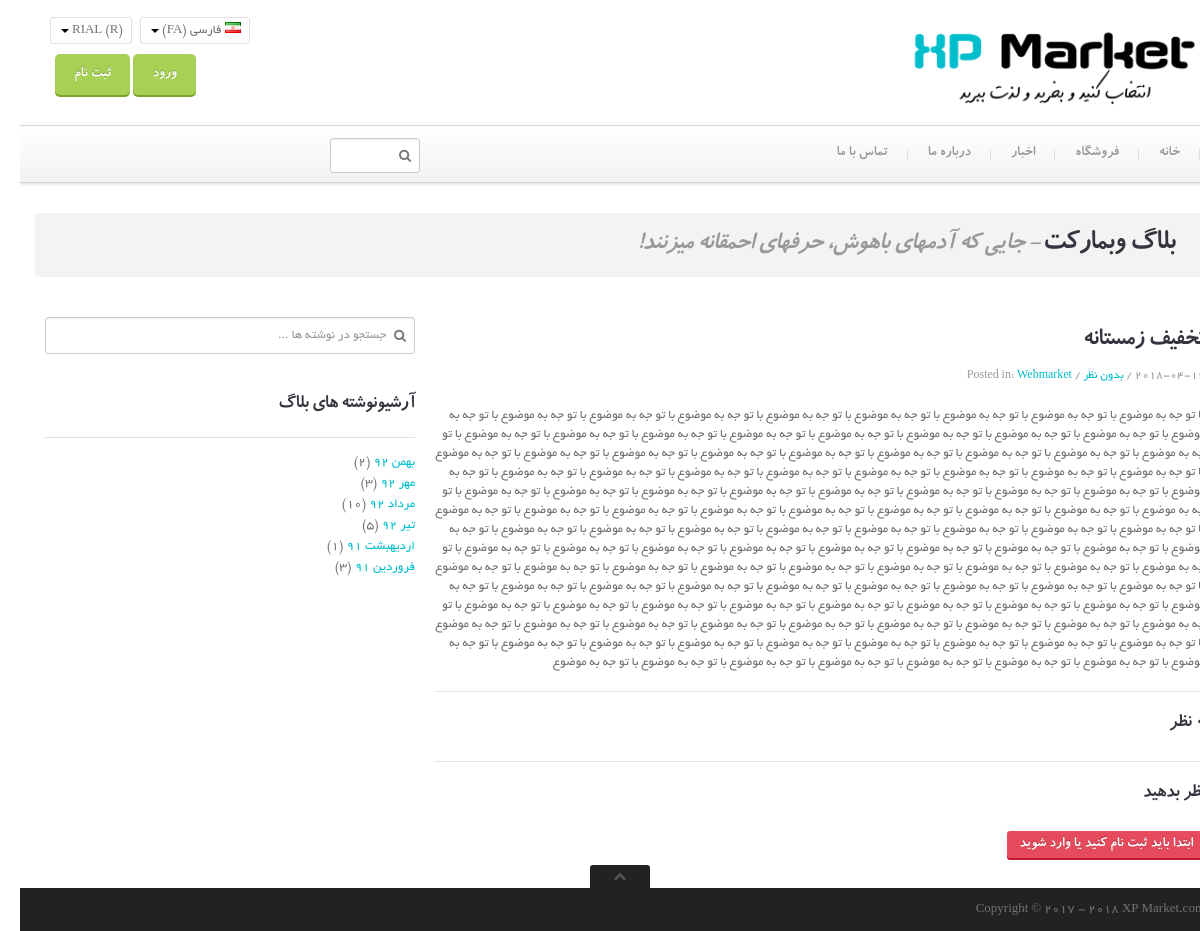
/blog-single.php?newsid=2, run on the app's committed database.
### tables this page shows
CREATE TABLE IF NOT EXISTS `news` (
  `id` int(11) NOT NULL AUTO_INCREMENT,
  `subject` varchar(200) NOT NULL,
  `content` text NOT NULL,
  `date` date NOT NULL,
  PRIMARY KEY (`id`)
);

### blog-single.php (the view, shortened to what this page needs)
<!DOCTYPE html>
 <html class="no-js">
  <head>
    <link href="stylesheets/bootstrap.css" rel="stylesheet">
    <link href="stylesheets/responsive.css" rel="stylesheet">
    <link rel="stylesheet" href="js/rs-plugin/css/settings.css" type="text/css"/>
    <link rel="stylesheet" href="js/jquery-ui-1.10.3/css/smoothness/jquery-ui-1.10.3.custom.min.css" type="text/css"/>
    <link rel="stylesheet" href="js/prettyphoto/css/prettyPhoto.css" type="text/css"/>
    <link href="stylesheets/main.css" rel="stylesheet">
  </head>
  <body class="">
    <div class="master-wrapper">
   <?php
   require("inc/header.php");
   ?>
    <div class="container">
        <div class="push-up top-equal blocks-spacer">
            <div class="row">
                <div class="span12">
                    <div class="title-area">
                        <h1 class="inline"><span class="light">بلاگ</span> وبمارکت</h1>
                        <h2 class="inline tagline">- جایی که آدمهای باهوش، حرفهای احمقانه میزنند!</h2>
                    </div>
                </div>
                <section class="span8 single single-post">
                    <?php
                    require("inc/connect.php");
                    $id=$_GET["newsid"];
                    $news="SELECT * FROM `news` WHERE id='$id'";
                    $result=mysqli_query($sql,$news);
                    if(mysqli_num_rows($result)) {
                        $row = mysqli_fetch_assoc($result);
                        echo '<article class="post format-video">
                        <div class="post-inner">
                            <div class="post-title">
                            	<h2>' . $row["subject"] . '</h2>
                            	<div class="metadata">
                            	    ' . $row["date"] . ' /
                            	    <a href="#">بدون نظر</a> /
                            	    Posted in: <a title="View all posts in aciform" href="#">Webmarket</a>
                            	</div>
                            </div>
                            <p>
                               ' . $row["content"] . '
                            </p>
                        </div>
                    </article>';
                    }
                    ?>
                    <hr />
                    <section id="comments" class="comments-container">
                        <?php
                        $counter="SELECT count(id) as counter from comment_news where news_id='$id'";
                        $res=mysqli_query($sql,$counter);
                        $row=mysqli_fetch_assoc($res);
                        echo '<h3 class="push-down-25"><span class="light">'.$row["counter"].'</span> نظر</h3>';
                        ?>
                        <hr />
                        <h3 class="push-down-25"><span class="light">نظر</span> بدهید</h3>
                        <?php
                        if($_SESSION["user"]==true) {
                            echo '<form id="commentform" method="POST" action="inc/send_commentn.php?userid='.$_SESSION["user_id"].'&newsid='.$id.'" class="form form-inline form-comments">
                                    <p class="push-down-20">
                                        <textarea class="input-block-level" tabindex="4" rows="7" cols="70" id="comment" name="comment" placeholder="نظرتان را در اینجا بنویسید ..." required></textarea>
                                    </p>
                                    <p>
                                        <button class="btn btn-primary bold" type="submit" tabindex="5" id="submit" name="submit">ارسال نظر</button>
                                    </p>
                                </form>';
                        }else{
                            echo' <button class="btn btn-primary bold" tabindex="5">ابتدا باید ثبت نام کنید یا وارد شوید</button>';
                        }
                        ?>
                    </section>
                </section>
                <aside class="span4 right-sidebar">
                    <div class="sidebar-item widget_search">
                        <form class="form" action="blog-search.php" id="searchform" method="get" role="search">
                            <input type="text" id="appendedInputButton" class="input-block-level" name="search" placeholder="جستجو در نوشته ها ...">
                            <button type="submit">
                                <i class="icon-search"></i>
                            </button>
                        </form>
                    </div>
                    <div class="sidebar-item widget_archive">
                        <div class="underlined">
                            <h3><span class="light">آرشیو</span>نوشته های بلاگ</h3>
                        </div>
                        <ul>
                            <li><a title="February 2013" href="http://localhost/themeforest/wp-theme/2013/02/">بهمن 92</a>&nbsp;(2)</li>
                            <li><a title="September 2008" href="http://localhost/themeforest/wp-theme/2008/09/">مهر 92</a>&nbsp;(3)</li>
                            <li><a title="June 2008" href="http://localhost/themeforest/wp-theme/2008/06/">مرداد 92</a>&nbsp;(10)</li>
                            <li><a title="May 2008" href="http://localhost/themeforest/wp-theme/2008/05/">تیر 92</a>&nbsp;(5)</li>
                            <li><a title="April 2008" href="http://localhost/themeforest/wp-theme/2008/04/">اردیهبشت 91</a>&nbsp;(1)</li>
                            <li><a title="March 2008" href="http://localhost/themeforest/wp-theme/2008/03/">فروردین 91</a>&nbsp;(3)</li>
                        </ul>
                    </div>
                </aside>
            </div>
        </div>
    </div>
    <?php
    require("inc/footer.php");
    ?>
    </div>
  </body>
</html>

### stylesheets/responsive.css (style rules this page uses)
.input-block-level { display: block; width: 100%; min-height: 37px; -webkit-box-sizing: border-box; -moz-box-sizing: border-box; box-sizing: border-box; }
@media (min-width: 1200px) { .row { *zoom: 1; margin-left: -30px; } }
@media (min-width: 1200px) { .row:before, .row:after { display: table; content: ""; line-height: 0; } }
@media (min-width: 1200px) { .row:after { clear: both; } }
@media (min-width: 1200px) { [class*="span"] { float: right; min-height: 1px; margin-left: 20px; } }
@media (min-width: 1200px) { .container, .navbar-static-top .container, .navbar-fixed-top .container, .navbar-fixed-bottom .container { width: 1170px; } }
@media (min-width: 1200px) { .span12 { width: 1170px; } }
@media (min-width: 1200px) { .span8 { width: 770px; } }
@media (min-width: 1200px) { .span4 { width: 370px; } }
@media (min-width: 1200px) { input, textarea, .uneditable-input { margin-left: 0; } }

### data on the page
news: subject "تخفیف زمستانه", date "2018-04-16", content "با تو جه به موضوع با تو جه به موضوع با تو جه به موضوع با تو جه به موضوع با تو جه به موضوع با تو جه به موضوع با تو جه به موضوع با تو جه به موضوع با تو جه به موضوع با تو جه به موضوع با تو جه به موضوع با تو جه به موضوع با تو جه به موضوع با تو جه به موضوع با تو جه به موضوع با تو جه به موضوع با تو جه به موضوع با تو جه به موضوع با تو جه به موضوع با تو جه به موضوع با تو جه به موضوع با تو جه به موضوع با تو جه به موضوع با تو جه به موضوع با تو جه به موضوع با تو جه به موضوع با تو جه به موضوع با تو جه به موضوع با تو جه به موضوع با تو جه به موضوع با تو جه به موضوع با تو جه به موضوع با تو جه به موضوع با تو جه به موضوع با تو جه به موضوع با تو جه به موضوع با تو جه به موضوع با تو جه به موضوع با تو جه به…"

### other printed values
$row["counter"] "0"
